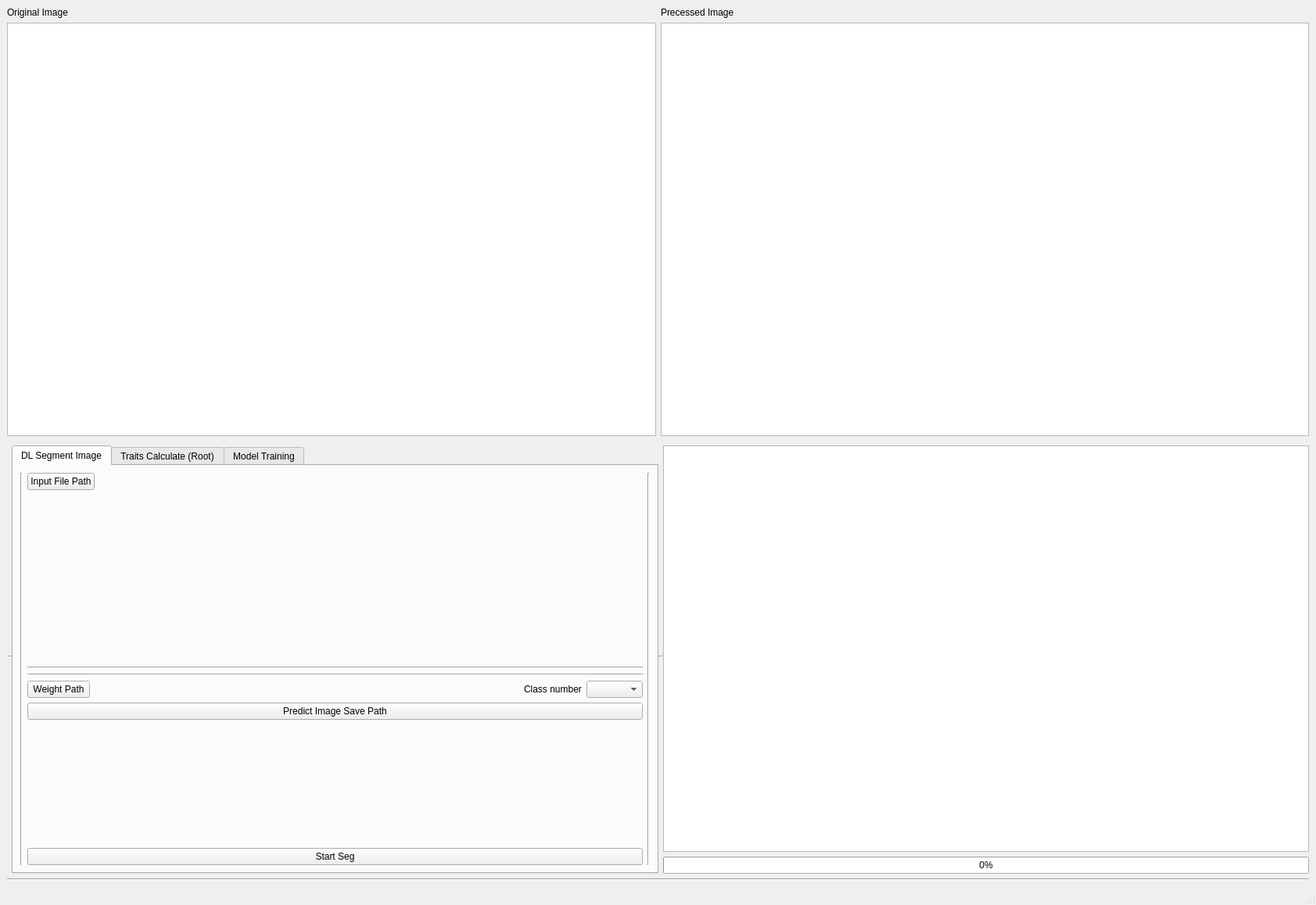
<?xml version="1.0" encoding="UTF-8"?>
<ui version="4.0">
 <class>MainWindow</class>
 <widget class="QMainWindow" name="MainWindow">
  <property name="geometry">
   <rect>
    <x>0</x>
    <y>0</y>
    <width>1683</width>
    <height>1158</height>
   </rect>
  </property>
  <property name="windowTitle">
   <string>DLAnatomyArray</string>
  </property>
  <widget class="QWidget" name="centralwidget">
   <layout class="QGridLayout" name="gridLayout">
    <item row="0" column="0" colspan="3">
     <layout class="QHBoxLayout" name="horizontalLayout">
      <item>
       <layout class="QVBoxLayout" name="verticalLayout">
        <item>
         <widget class="QLabel" name="label">
          <property name="text">
           <string>Original Image</string>
          </property>
         </widget>
        </item>
        <item>
         <widget class="QGraphicsView" name="graphicsView_2">
          <property name="minimumSize">
           <size>
            <width>818</width>
            <height>452</height>
           </size>
          </property>
         </widget>
        </item>
       </layout>
      </item>
      <item>
       <layout class="QVBoxLayout" name="verticalLayout_16">
        <item>
         <widget class="QLabel" name="label_2">
          <property name="text">
           <string>Precessed Image</string>
          </property>
         </widget>
        </item>
        <item>
         <widget class="QGraphicsView" name="graphicsView">
          <property name="minimumSize">
           <size>
            <width>818</width>
            <height>452</height>
           </size>
          </property>
         </widget>
        </item>
       </layout>
      </item>
     </layout>
    </item>
    <item row="1" column="0" rowspan="2" colspan="3">
     <widget class="Line" name="line">
      <property name="orientation">
       <enum>Qt::Horizontal</enum>
      </property>
     </widget>
    </item>
    <item row="2" column="1">
     <layout class="QVBoxLayout" name="verticalLayout_17">
      <item>
       <widget class="QTabWidget" name="tabWidget">
        <property name="minimumSize">
         <size>
          <width>0</width>
          <height>506</height>
         </size>
        </property>
        <property name="currentIndex">
         <number>0</number>
        </property>
        <widget class="QWidget" name="tab_2">
         <attribute name="title">
          <string>DL Segment Image</string>
         </attribute>
         <layout class="QGridLayout" name="gridLayout_5">
          <item row="0" column="0">
           <layout class="QGridLayout" name="gridLayout_4">
            <item row="0" column="1">
             <layout class="QVBoxLayout" name="verticalLayout_10">
              <item>
               <layout class="QVBoxLayout" name="verticalLayout_8">
                <item>
                 <layout class="QHBoxLayout" name="horizontalLayout_11">
                  <item>
                   <widget class="QPushButton" name="pushButton_24">
                    <property name="text">
                     <string>Input File Path</string>
                    </property>
                   </widget>
                  </item>
                  <item>
                   <spacer name="horizontalSpacer_5">
                    <property name="orientation">
                     <enum>Qt::Horizontal</enum>
                    </property>
                    <property name="sizeHint" stdset="0">
                     <size>
                      <width>40</width>
                      <height>20</height>
                     </size>
                    </property>
                   </spacer>
                  </item>
                 </layout>
                </item>
                <item>
                 <spacer name="verticalSpacer_7">
                  <property name="orientation">
                   <enum>Qt::Vertical</enum>
                  </property>
                  <property name="sizeHint" stdset="0">
                   <size>
                    <width>20</width>
                    <height>40</height>
                   </size>
                  </property>
                 </spacer>
                </item>
               </layout>
              </item>
              <item>
               <widget class="Line" name="line_27">
                <property name="orientation">
                 <enum>Qt::Vertical</enum>
                </property>
               </widget>
              </item>
              <item>
               <widget class="Line" name="line_29">
                <property name="orientation">
                 <enum>Qt::Horizontal</enum>
                </property>
               </widget>
              </item>
              <item>
               <widget class="Line" name="line_28">
                <property name="orientation">
                 <enum>Qt::Horizontal</enum>
                </property>
               </widget>
              </item>
              <item>
               <layout class="QVBoxLayout" name="verticalLayout_9">
                <item>
                 <layout class="QHBoxLayout" name="horizontalLayout_13">
                  <item>
                   <widget class="QPushButton" name="pushButton_52">
                    <property name="text">
                     <string>Weight Path</string>
                    </property>
                   </widget>
                  </item>
                  <item>
                   <spacer name="horizontalSpacer_6">
                    <property name="orientation">
                     <enum>Qt::Horizontal</enum>
                    </property>
                    <property name="sizeHint" stdset="0">
                     <size>
                      <width>40</width>
                      <height>20</height>
                     </size>
                    </property>
                   </spacer>
                  </item>
                  <item>
                   <layout class="QHBoxLayout" name="horizontalLayout_12">
                    <item>
                     <widget class="QLabel" name="label_5">
                      <property name="text">
                       <string>Class number</string>
                      </property>
                     </widget>
                    </item>
                    <item>
                     <widget class="QComboBox" name="comboBox"/>
                    </item>
                   </layout>
                  </item>
                 </layout>
                </item>
                <item>
                 <widget class="QPushButton" name="pushButton_25">
                  <property name="text">
                   <string>Predict Image Save Path</string>
                  </property>
                 </widget>
                </item>
                <item>
                 <spacer name="verticalSpacer_8">
                  <property name="orientation">
                   <enum>Qt::Vertical</enum>
                  </property>
                  <property name="sizeHint" stdset="0">
                   <size>
                    <width>20</width>
                    <height>40</height>
                   </size>
                  </property>
                 </spacer>
                </item>
                <item>
                 <widget class="QPushButton" name="pushButton_51">
                  <property name="text">
                   <string>Start Seg</string>
                  </property>
                 </widget>
                </item>
               </layout>
              </item>
             </layout>
            </item>
            <item row="0" column="0">
             <widget class="Line" name="line_30">
              <property name="orientation">
               <enum>Qt::Vertical</enum>
              </property>
             </widget>
            </item>
            <item row="0" column="3">
             <layout class="QVBoxLayout" name="verticalLayout_11"/>
            </item>
            <item row="0" column="2">
             <widget class="Line" name="line_31">
              <property name="orientation">
               <enum>Qt::Vertical</enum>
              </property>
             </widget>
            </item>
           </layout>
          </item>
         </layout>
        </widget>
        <widget class="QWidget" name="tab_3">
         <attribute name="title">
          <string>Traits Calculate (Root)</string>
         </attribute>
         <layout class="QGridLayout" name="gridLayout_3">
          <item row="0" column="0" rowspan="4" colspan="3">
           <widget class="Line" name="line_32">
            <property name="orientation">
             <enum>Qt::Vertical</enum>
            </property>
           </widget>
          </item>
          <item row="0" column="4" rowspan="3">
           <widget class="Line" name="line_33">
            <property name="orientation">
             <enum>Qt::Vertical</enum>
            </property>
           </widget>
          </item>
          <item row="1" column="2">
           <layout class="QGridLayout" name="gridLayout_2">
            <item row="0" column="2">
             <layout class="QVBoxLayout" name="verticalLayout_27">
              <item>
               <layout class="QVBoxLayout" name="verticalLayout_24">
                <item>
                 <widget class="Line" name="line_4">
                  <property name="orientation">
                   <enum>Qt::Horizontal</enum>
                  </property>
                 </widget>
                </item>
                <item>
                 <widget class="QLabel" name="label_3">
                  <property name="text">
                   <string>Classify pericycle</string>
                  </property>
                 </widget>
                </item>
                <item>
                 <layout class="QHBoxLayout" name="horizontalLayout_3">
                  <item>
                   <layout class="QVBoxLayout" name="verticalLayout_2">
                    <item>
                     <widget class="QLabel" name="label_13">
                      <property name="text">
                       <string>Distance from stele (Contour)</string>
                      </property>
                     </widget>
                    </item>
                    <item>
                     <widget class="QLineEdit" name="lineEdit_8">
                      <property name="text">
                       <string>23</string>
                      </property>
                     </widget>
                    </item>
                   </layout>
                  </item>
                  <item>
                   <layout class="QVBoxLayout" name="verticalLayout_3">
                    <item>
                     <widget class="QLabel" name="label_14">
                      <property name="text">
                       <string>Distance from stele (Center)</string>
                      </property>
                     </widget>
                    </item>
                    <item>
                     <widget class="QLineEdit" name="lineEdit_9">
                      <property name="text">
                       <string>27</string>
                      </property>
                     </widget>
                    </item>
                   </layout>
                  </item>
                  <item>
                   <layout class="QVBoxLayout" name="verticalLayout_4">
                    <item>
                     <widget class="QLabel" name="label_15">
                      <property name="text">
                       <string>Cell area</string>
                      </property>
                     </widget>
                    </item>
                    <item>
                     <widget class="QLineEdit" name="lineEdit_10">
                      <property name="text">
                       <string>1000</string>
                      </property>
                     </widget>
                    </item>
                   </layout>
                  </item>
                 </layout>
                </item>
               </layout>
              </item>
              <item>
               <layout class="QVBoxLayout" name="verticalLayout_25">
                <item>
                 <widget class="Line" name="line_5">
                  <property name="orientation">
                   <enum>Qt::Horizontal</enum>
                  </property>
                 </widget>
                </item>
                <item>
                 <widget class="QLabel" name="label_22">
                  <property name="text">
                   <string>Classify endodermis</string>
                  </property>
                 </widget>
                </item>
                <item>
                 <layout class="QHBoxLayout" name="horizontalLayout_4">
                  <item>
                   <layout class="QVBoxLayout" name="verticalLayout_12">
                    <item>
                     <widget class="QLabel" name="label_16">
                      <property name="text">
                       <string>Distance from stele (Contour)</string>
                      </property>
                     </widget>
                    </item>
                    <item>
                     <widget class="QLineEdit" name="lineEdit_11">
                      <property name="text">
                       <string>18</string>
                      </property>
                     </widget>
                    </item>
                   </layout>
                  </item>
                  <item>
                   <layout class="QVBoxLayout" name="verticalLayout_19">
                    <item>
                     <widget class="QLabel" name="label_17">
                      <property name="text">
                       <string>Distance from stele (Center)</string>
                      </property>
                     </widget>
                    </item>
                    <item>
                     <widget class="QLineEdit" name="lineEdit_12">
                      <property name="text">
                       <string>25</string>
                      </property>
                     </widget>
                    </item>
                   </layout>
                  </item>
                  <item>
                   <layout class="QVBoxLayout" name="verticalLayout_20">
                    <item>
                     <widget class="QLabel" name="label_18">
                      <property name="text">
                       <string>Cell area</string>
                      </property>
                     </widget>
                    </item>
                    <item>
                     <widget class="QLineEdit" name="lineEdit_13">
                      <property name="text">
                       <string>1100</string>
                      </property>
                     </widget>
                    </item>
                   </layout>
                  </item>
                 </layout>
                </item>
               </layout>
              </item>
              <item>
               <layout class="QVBoxLayout" name="verticalLayout_26">
                <item>
                 <widget class="Line" name="line_6">
                  <property name="orientation">
                   <enum>Qt::Horizontal</enum>
                  </property>
                 </widget>
                </item>
                <item>
                 <widget class="QLabel" name="label_23">
                  <property name="text">
                   <string>Classify exodermis</string>
                  </property>
                 </widget>
                </item>
                <item>
                 <layout class="QHBoxLayout" name="horizontalLayout_5">
                  <item>
                   <layout class="QVBoxLayout" name="verticalLayout_21">
                    <item>
                     <widget class="QLabel" name="label_19">
                      <property name="text">
                       <string>Distance from outer ring (Contour)</string>
                      </property>
                     </widget>
                    </item>
                    <item>
                     <widget class="QLineEdit" name="lineEdit_14">
                      <property name="text">
                       <string>18</string>
                      </property>
                     </widget>
                    </item>
                   </layout>
                  </item>
                  <item>
                   <layout class="QVBoxLayout" name="verticalLayout_22">
                    <item>
                     <widget class="QLabel" name="label_20">
                      <property name="text">
                       <string>Distance from outer ring(Center)</string>
                      </property>
                     </widget>
                    </item>
                    <item>
                     <widget class="QLineEdit" name="lineEdit_15">
                      <property name="text">
                       <string>24</string>
                      </property>
                     </widget>
                    </item>
                   </layout>
                  </item>
                  <item>
                   <layout class="QVBoxLayout" name="verticalLayout_23">
                    <item>
                     <widget class="QLabel" name="label_21">
                      <property name="text">
                       <string>Cell area</string>
                      </property>
                     </widget>
                    </item>
                    <item>
                     <widget class="QLineEdit" name="lineEdit_16">
                      <property name="text">
                       <string>2000</string>
                      </property>
                     </widget>
                    </item>
                   </layout>
                  </item>
                 </layout>
                </item>
               </layout>
              </item>
             </layout>
            </item>
            <item row="0" column="1">
             <widget class="Line" name="line_2">
              <property name="orientation">
               <enum>Qt::Vertical</enum>
              </property>
             </widget>
            </item>
            <item row="2" column="2">
             <spacer name="horizontalSpacer">
              <property name="orientation">
               <enum>Qt::Horizontal</enum>
              </property>
              <property name="sizeHint" stdset="0">
               <size>
                <width>40</width>
                <height>20</height>
               </size>
              </property>
             </spacer>
            </item>
            <item row="0" column="0">
             <layout class="QVBoxLayout" name="verticalLayout_15">
              <item>
               <layout class="QVBoxLayout" name="verticalLayout_13">
                <item>
                 <widget class="QPushButton" name="pushButton_54">
                  <property name="text">
                   <string>Choose Image Path</string>
                  </property>
                 </widget>
                </item>
                <item>
                 <spacer name="verticalSpacer_13">
                  <property name="orientation">
                   <enum>Qt::Vertical</enum>
                  </property>
                  <property name="sizeHint" stdset="0">
                   <size>
                    <width>20</width>
                    <height>40</height>
                   </size>
                  </property>
                 </spacer>
                </item>
                <item>
                 <widget class="QPushButton" name="pushButton_55">
                  <property name="text">
                   <string>Result Save Path</string>
                  </property>
                 </widget>
                </item>
                <item>
                 <spacer name="verticalSpacer_19">
                  <property name="orientation">
                   <enum>Qt::Vertical</enum>
                  </property>
                  <property name="sizeHint" stdset="0">
                   <size>
                    <width>20</width>
                    <height>40</height>
                   </size>
                  </property>
                 </spacer>
                </item>
               </layout>
              </item>
              <item>
               <widget class="QPushButton" name="pushButton_57">
                <property name="text">
                 <string>Start Processing</string>
                </property>
               </widget>
              </item>
             </layout>
            </item>
            <item row="1" column="2">
             <widget class="Line" name="line_8">
              <property name="orientation">
               <enum>Qt::Horizontal</enum>
              </property>
             </widget>
            </item>
           </layout>
          </item>
          <item row="2" column="1" colspan="2">
           <widget class="Line" name="line_34">
            <property name="orientation">
             <enum>Qt::Horizontal</enum>
            </property>
           </widget>
          </item>
          <item row="3" column="1" colspan="2">
           <widget class="Line" name="line_35">
            <property name="orientation">
             <enum>Qt::Horizontal</enum>
            </property>
           </widget>
          </item>
          <item row="0" column="3">
           <widget class="Line" name="line_3">
            <property name="orientation">
             <enum>Qt::Vertical</enum>
            </property>
           </widget>
          </item>
         </layout>
        </widget>
        <widget class="QWidget" name="tab_4">
         <attribute name="title">
          <string>Model Training</string>
         </attribute>
         <layout class="QGridLayout" name="gridLayout_6">
          <item row="0" column="3">
           <layout class="QVBoxLayout" name="verticalLayout_14">
            <item>
             <widget class="QLabel" name="label_12">
              <property name="text">
               <string>Hyper parameters</string>
              </property>
             </widget>
            </item>
            <item>
             <widget class="Line" name="line_17">
              <property name="orientation">
               <enum>Qt::Horizontal</enum>
              </property>
             </widget>
            </item>
            <item>
             <spacer name="verticalSpacer_18">
              <property name="orientation">
               <enum>Qt::Vertical</enum>
              </property>
              <property name="sizeHint" stdset="0">
               <size>
                <width>20</width>
                <height>13</height>
               </size>
              </property>
             </spacer>
            </item>
            <item>
             <layout class="QVBoxLayout" name="verticalLayout_5">
              <item>
               <layout class="QHBoxLayout" name="horizontalLayout_7">
                <item>
                 <widget class="QLabel" name="label_4">
                  <property name="text">
                   <string>Learning Rate</string>
                  </property>
                 </widget>
                </item>
                <item>
                 <widget class="QLineEdit" name="lineEdit"/>
                </item>
               </layout>
              </item>
              <item>
               <spacer name="verticalSpacer_4">
                <property name="orientation">
                 <enum>Qt::Vertical</enum>
                </property>
                <property name="sizeHint" stdset="0">
                 <size>
                  <width>20</width>
                  <height>18</height>
                 </size>
                </property>
               </spacer>
              </item>
              <item>
               <layout class="QHBoxLayout" name="horizontalLayout_8">
                <item>
                 <widget class="QLabel" name="label_6">
                  <property name="text">
                   <string>Iters</string>
                  </property>
                 </widget>
                </item>
                <item>
                 <widget class="QLineEdit" name="lineEdit_2"/>
                </item>
               </layout>
              </item>
              <item>
               <spacer name="verticalSpacer_5">
                <property name="orientation">
                 <enum>Qt::Vertical</enum>
                </property>
                <property name="sizeHint" stdset="0">
                 <size>
                  <width>20</width>
                  <height>18</height>
                 </size>
                </property>
               </spacer>
              </item>
              <item>
               <layout class="QHBoxLayout" name="horizontalLayout_9">
                <item>
                 <widget class="QLabel" name="label_7">
                  <property name="text">
                   <string>Batch Size</string>
                  </property>
                 </widget>
                </item>
                <item>
                 <widget class="QLineEdit" name="lineEdit_3"/>
                </item>
               </layout>
              </item>
              <item>
               <spacer name="verticalSpacer_6">
                <property name="orientation">
                 <enum>Qt::Vertical</enum>
                </property>
                <property name="sizeHint" stdset="0">
                 <size>
                  <width>20</width>
                  <height>18</height>
                 </size>
                </property>
               </spacer>
              </item>
              <item>
               <layout class="QHBoxLayout" name="horizontalLayout_10">
                <item>
                 <widget class="QLabel" name="label_8">
                  <property name="text">
                   <string>Save Interval</string>
                  </property>
                 </widget>
                </item>
                <item>
                 <widget class="QLineEdit" name="lineEdit_4"/>
                </item>
               </layout>
              </item>
              <item>
               <spacer name="verticalSpacer_14">
                <property name="orientation">
                 <enum>Qt::Vertical</enum>
                </property>
                <property name="sizeHint" stdset="0">
                 <size>
                  <width>20</width>
                  <height>18</height>
                 </size>
                </property>
               </spacer>
              </item>
              <item>
               <layout class="QHBoxLayout" name="horizontalLayout_15">
                <item>
                 <widget class="QLabel" name="label_9">
                  <property name="text">
                   <string>Log Iters</string>
                  </property>
                 </widget>
                </item>
                <item>
                 <widget class="QLineEdit" name="lineEdit_5"/>
                </item>
               </layout>
              </item>
              <item>
               <spacer name="verticalSpacer_15">
                <property name="orientation">
                 <enum>Qt::Vertical</enum>
                </property>
                <property name="sizeHint" stdset="0">
                 <size>
                  <width>20</width>
                  <height>18</height>
                 </size>
                </property>
               </spacer>
              </item>
              <item>
               <layout class="QHBoxLayout" name="horizontalLayout_16">
                <item>
                 <widget class="QLabel" name="label_10">
                  <property name="text">
                   <string>Num Classes</string>
                  </property>
                 </widget>
                </item>
                <item>
                 <widget class="QLineEdit" name="lineEdit_6"/>
                </item>
               </layout>
              </item>
             </layout>
            </item>
           </layout>
          </item>
          <item row="0" column="2">
           <widget class="Line" name="line_18">
            <property name="orientation">
             <enum>Qt::Vertical</enum>
            </property>
           </widget>
          </item>
          <item row="0" column="4">
           <widget class="Line" name="line_19">
            <property name="orientation">
             <enum>Qt::Vertical</enum>
            </property>
           </widget>
          </item>
          <item row="0" column="0">
           <layout class="QHBoxLayout" name="horizontalLayout_17">
            <item>
             <widget class="Line" name="line_21">
              <property name="orientation">
               <enum>Qt::Vertical</enum>
              </property>
             </widget>
            </item>
            <item>
             <layout class="QVBoxLayout" name="verticalLayout_7">
              <item>
               <layout class="QVBoxLayout" name="verticalLayout_6">
                <item>
                 <widget class="QPushButton" name="pushButton_26">
                  <property name="text">
                   <string>Choose Label Data</string>
                  </property>
                 </widget>
                </item>
                <item>
                 <spacer name="verticalSpacer_16">
                  <property name="orientation">
                   <enum>Qt::Vertical</enum>
                  </property>
                  <property name="sizeHint" stdset="0">
                   <size>
                    <width>20</width>
                    <height>40</height>
                   </size>
                  </property>
                 </spacer>
                </item>
                <item>
                 <widget class="QPushButton" name="pushButton_27">
                  <property name="text">
                   <string>Weight Save Path</string>
                  </property>
                 </widget>
                </item>
               </layout>
              </item>
              <item>
               <spacer name="verticalSpacer_17">
                <property name="orientation">
                 <enum>Qt::Vertical</enum>
                </property>
                <property name="sizeHint" stdset="0">
                 <size>
                  <width>20</width>
                  <height>40</height>
                 </size>
                </property>
               </spacer>
              </item>
              <item>
               <widget class="QPushButton" name="pushButton_28">
                <property name="text">
                 <string>Start Training</string>
                </property>
               </widget>
              </item>
              <item>
               <spacer name="verticalSpacer_20">
                <property name="orientation">
                 <enum>Qt::Vertical</enum>
                </property>
                <property name="sizeHint" stdset="0">
                 <size>
                  <width>20</width>
                  <height>40</height>
                 </size>
                </property>
               </spacer>
              </item>
              <item>
               <widget class="QLabel" name="label_11">
                <property name="text">
                 <string>Model: DeepLabV3 Plus</string>
                </property>
               </widget>
              </item>
             </layout>
            </item>
            <item>
             <widget class="Line" name="line_20">
              <property name="orientation">
               <enum>Qt::Vertical</enum>
              </property>
             </widget>
            </item>
           </layout>
          </item>
          <item row="0" column="1">
           <spacer name="horizontalSpacer_4">
            <property name="orientation">
             <enum>Qt::Horizontal</enum>
            </property>
            <property name="sizeHint" stdset="0">
             <size>
              <width>281</width>
              <height>400</height>
             </size>
            </property>
           </spacer>
          </item>
         </layout>
        </widget>
       </widget>
      </item>
     </layout>
    </item>
    <item row="2" column="2">
     <layout class="QVBoxLayout" name="verticalLayout_18">
      <item>
       <widget class="QTextBrowser" name="textBrowser">
        <property name="minimumSize">
         <size>
          <width>623</width>
          <height>0</height>
         </size>
        </property>
       </widget>
      </item>
      <item>
       <widget class="QProgressBar" name="progressBar">
        <property name="value">
         <number>0</number>
        </property>
       </widget>
      </item>
     </layout>
    </item>
    <item row="3" column="0" colspan="3">
     <widget class="Line" name="line_7">
      <property name="orientation">
       <enum>Qt::Horizontal</enum>
      </property>
     </widget>
    </item>
   </layout>
  </widget>
  <widget class="QStatusBar" name="statusbar"/>
  <widget class="QMenuBar" name="menubar">
   <property name="geometry">
    <rect>
     <x>0</x>
     <y>0</y>
     <width>1683</width>
     <height>23</height>
    </rect>
   </property>
  </widget>
 </widget>
 <resources/>
 <connections/>
</ui>
